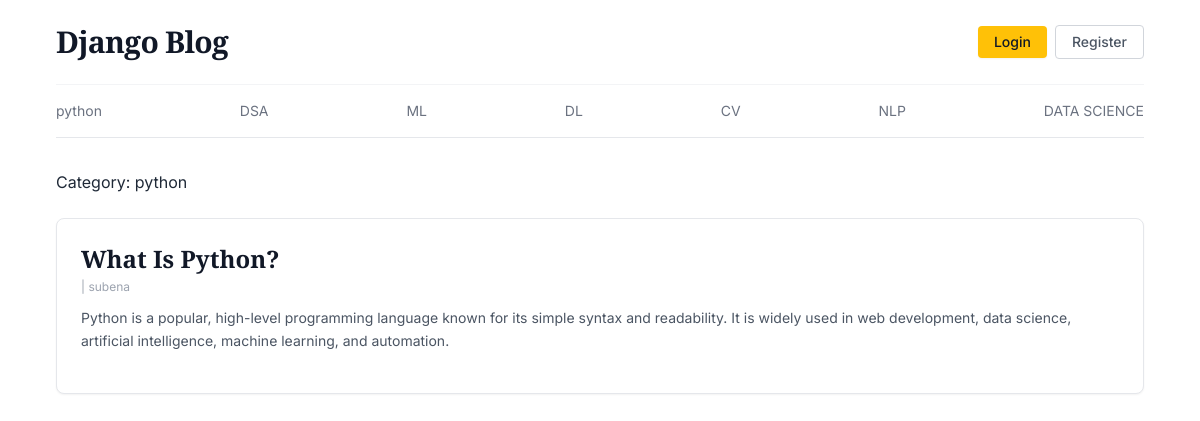
Page /category/1/ on the committed database.
### blog/models.py (models this page shows, shortened)
class Category(models.Model):
    name = models.CharField(max_length = 100, unique=True)
    created_at = models.DateTimeField(auto_now_add = True)
    updated_at = models.DateTimeField(auto_now = True)

class BlogPost(models.Model):
    title = models.CharField(max_length = 200)
    slug = models.CharField(max_length = 200,unique=True,blank =True)
    category = models.ForeignKey(Category,on_delete = models.CASCADE)
    author = models.ForeignKey(User,on_delete = models.CASCADE)
    short_description = models.CharField(max_length = 400)
    featured_image = models.ImageField(upload_to='posts/', blank=True, null=True)
    blog_body = models.CharField(max_length = 2000)
    status = models.IntegerField(choices = STATUS_MODE)
    is_feature = models.BooleanField(default=False)
    created_at = models.DateTimeField(auto_now = True)
    updated_at = models.DateTimeField(auto_now = True)

### blog/views.py (the view)
# urls.py: path('category/<int:category_id>/',views.posts_by_category,name='posts_by_category'),
def posts_by_category(request,category_id):
    posts = BlogPost.objects.filter(status=1,category=category_id)
    category = get_object_or_404(Category,pk=category_id)
    context = {
        'posts': posts,
        'category':category,
    }
    return render(request, 'posts_by_category.html', context)

### blog/context_processors.py (called while the page is built)
def get_categories(request):
    categories = Category.objects.all()
    return dict(categories=categories)

### templates/posts_by_category.html
{% extends 'base.html' %}
{% block content %}
        <section class="mt-8 grid grid-cols-1 gap-6">
            <h3>Category: {{ category.name }}</h3>
            {% if posts %}
                {% for post in posts %}
                <div class="bg-white p-6 rounded-lg border border-gray-200 shadow-sm hover:shadow-md transition-shadow">
                    <h2 class="font-serif text-2xl font-bold text-gray-900 mb-1">
                        <a href="#">{{ post.title }}</a>
                    </h2>
                    <div class="text-xs text-gray-400 mb-3">
                        {{ post.created_on }} | {{ post.author }}
                    </div>
                    <p class="text-gray-600 text-sm leading-relaxed mb-4">
                        {{ post.short_description }}
                    </p>
                </div>
                {% endfor %}
            {% else %}
                <p>No posts found in this category.</p>
            {% endif %}
        </section>
{% endblock %}

### templates/base.html (shortened to what this page needs)
{% load static %}
<!DOCTYPE html>
<html lang="en">
<head>
    <script src="https://cdn.tailwindcss.com"></script>
</head>
<body class="bg-white text-gray-800 font-sans antialiased min-h-screen flex flex-col">
    <div class="max-w-6xl mx-auto px-4 sm:px-6 lg:px-8 w-full">
        <header class="flex justify-between items-center py-6 border-b border-gray-100">
            <a href="#" class="font-serif text-3xl font-bold tracking-tight text-gray-900 hover:text-gray-700 transition-colors">
                Django Blog
            </a>
            <div class="flex items-center space-x-2">
                <button class="bg-amberButton hover:bg-yellow-500 text-gray-900 text-sm font-medium px-4 py-1.5 rounded transition-colors shadow-sm">
                    Login
                </button>
                <button class="border border-gray-300 hover:bg-gray-50 text-gray-600 text-sm font-medium px-4 py-1.5 rounded transition-colors">
                    Register
                </button>
            </div>
        </header>
        <nav class="py-4 border-b border-gray-200">
            <ul class="flex flex-wrap justify-between items-center text-sm font-normal text-gray-500 gap-y-2">
               {% for category in categories %}
                <li><a href="{% url 'posts_by_category' category.id %}" class="hover:text-gray-900 transition-colors">{{ category.name }}</a></li>
                {% endfor %}
            </ul>
        </nav>
{% block content %}
{% endblock %}
</body>
</html>

### rows in the picture
Category: name "python"
Category: name "DSA"
Category: name "ML"
Category: name "DL"
Category: name "CV"
Category: name "NLP"
Category: name "DATA SCIENCE"
BlogPost: title "What Is Python?", author "subena", short_description "Python is a popular, high-level programming language known for its simple syntax and readability. It is widely used in web development, data science, artificial intelligence, machine learning, and automation."
